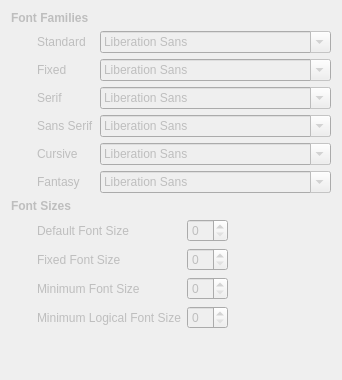
         <widget class="QWidget" name="fontsPage">
          <property name="enabled">
           <bool>false</bool>
          </property>
          <layout class="QGridLayout" name="gridLayout_15">
           <item row="0" column="0" rowspan="2" colspan="3">
            <widget class="QLabel" name="label_27">
             <property name="text">
              <string>&lt;b&gt;Font Families&lt;/b&gt;</string>
             </property>
            </widget>
           </item>
           <item row="3" column="1">
            <widget class="QLabel" name="label_6">
             <property name="sizePolicy">
              <sizepolicy hsizetype="Fixed" vsizetype="Preferred">
               <horstretch>0</horstretch>
               <verstretch>0</verstretch>
              </sizepolicy>
             </property>
             <property name="text">
              <string>Standard</string>
             </property>
            </widget>
           </item>
           <item row="4" column="1">
            <widget class="QLabel" name="label_28">
             <property name="text">
              <string>Fixed</string>
             </property>
            </widget>
           </item>
           <item row="4" column="2">
            <widget class="QFontComboBox" name="fontFixed"/>
           </item>
           <item row="5" column="1">
            <widget class="QLabel" name="label_29">
             <property name="text">
              <string>Serif</string>
             </property>
            </widget>
           </item>
           <item row="5" column="2">
            <widget class="QFontComboBox" name="fontSerif"/>
           </item>
           <item row="6" column="1">
            <widget class="QLabel" name="label_30">
             <property name="text">
              <string>Sans Serif</string>
             </property>
            </widget>
           </item>
           <item row="6" column="2">
            <widget class="QFontComboBox" name="fontSansSerif"/>
           </item>
           <item row="7" column="1">
            <widget class="QLabel" name="label_31">
             <property name="text">
              <string>Cursive</string>
             </property>
            </widget>
           </item>
           <item row="7" column="2">
            <widget class="QFontComboBox" name="fontCursive"/>
           </item>
           <item row="17" column="1">
            <spacer name="verticalSpacer_2">
             <property name="orientation">
              <enum>Qt::Vertical</enum>
             </property>
             <property name="sizeHint" stdset="0">
              <size>
               <width>20</width>
               <height>40</height>
              </size>
             </property>
            </spacer>
           </item>
           <item row="3" column="0">
            <spacer name="horizontalSpacer_11">
             <property name="orientation">
              <enum>Qt::Horizontal</enum>
             </property>
             <property name="sizeType">
              <enum>QSizePolicy::Fixed</enum>
             </property>
             <property name="sizeHint" stdset="0">
              <size>
               <width>20</width>
               <height>20</height>
              </size>
             </property>
            </spacer>
           </item>
           <item row="3" column="2">
            <widget class="QFontComboBox" name="fontStandard">
             <property name="sizePolicy">
              <sizepolicy hsizetype="Expanding" vsizetype="Fixed">
               <horstretch>0</horstretch>
               <verstretch>0</verstretch>
              </sizepolicy>
             </property>
            </widget>
           </item>
           <item row="8" column="2">
            <widget class="QFontComboBox" name="fontFantasy"/>
           </item>
           <item row="8" column="1">
            <widget class="QLabel" name="label_34">
             <property name="text">
              <string>Fantasy</string>
             </property>
            </widget>
           </item>
           <item row="9" column="0" colspan="3">
            <widget class="QLabel" name="label_35">
             <property name="text">
              <string>&lt;b&gt;Font Sizes&lt;/b&gt;</string>
             </property>
            </widget>
           </item>
           <item row="11" column="1" colspan="2">
            <layout class="QFormLayout" name="formLayout">
             <item row="1" column="0">
              <widget class="QLabel" name="label_33">
               <property name="text">
                <string>Fixed Font Size</string>
               </property>
              </widget>
             </item>
             <item row="0" column="0">
              <widget class="QLabel" name="label_32">
               <property name="text">
                <string>Default Font Size</string>
               </property>
              </widget>
             </item>
             <item row="0" column="1">
              <widget class="QSpinBox" name="sizeDefault">
               <property name="sizePolicy">
                <sizepolicy hsizetype="Fixed" vsizetype="Fixed">
                 <horstretch>0</horstretch>
                 <verstretch>0</verstretch>
                </sizepolicy>
               </property>
              </widget>
             </item>
             <item row="1" column="1">
              <widget class="QSpinBox" name="sizeFixed">
               <property name="sizePolicy">
                <sizepolicy hsizetype="Fixed" vsizetype="Fixed">
                 <horstretch>0</horstretch>
                 <verstretch>0</verstretch>
                </sizepolicy>
               </property>
              </widget>
             </item>
             <item row="2" column="0">
              <widget class="QLabel" name="label_46">
               <property name="text">
                <string>Minimum Font Size</string>
               </property>
              </widget>
             </item>
             <item row="3" column="0">
              <widget class="QLabel" name="label_47">
               <property name="text">
                <string>Minimum Logical Font Size</string>
               </property>
              </widget>
             </item>
             <item row="2" column="1">
              <widget class="QSpinBox" name="sizeMinimum">
               <property name="sizePolicy">
                <sizepolicy hsizetype="Fixed" vsizetype="Fixed">
                 <horstretch>0</horstretch>
                 <verstretch>0</verstretch>
                </sizepolicy>
               </property>
              </widget>
             </item>
             <item row="3" column="1">
              <widget class="QSpinBox" name="sizeMinimumLogical">
               <property name="sizePolicy">
                <sizepolicy hsizetype="Fixed" vsizetype="Fixed">
                 <horstretch>0</horstretch>
                 <verstretch>0</verstretch>
                </sizepolicy>
               </property>
              </widget>
             </item>
            </layout>
           </item>
          </layout>
         </widget>
